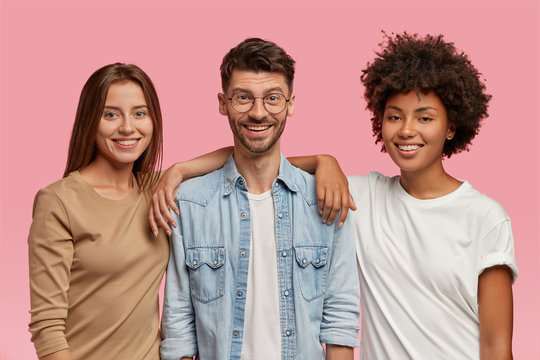
#> input picture Face_Detection/group3.jpg, 540 x 360 px
$ jupyter execute file2.ipynb
#> lines starting #> are read from the running program, lines starting #| are printed output that depends on the picture
[cell 1]
import cv2
import matplotlib.pyplot as plt

[cell 2]
img = cv2.imread('group3.jpg')
#> img is the input picture: shape (360, 540, 3); mean B, G, R 144.3, 148.9, 192.6
plt.imshow(img)

[cell 3]
img_conv = cv2.cvtColor(img,cv2.COLOR_BGR2RGB)
plt.imshow(img_conv)

[cell 4]
face_data = cv2.CascadeClassifier('haarcascade_frontalface_default.xml')
face_data

[cell 5]
face=face_data.detectMultiScale(img_conv,minNeighbors=3)
#> face = [[91, 87, 70, 70], [371, 87, 76, 76], [218, 66, 80, 80]]
face
#> Out has the same summary as face

[cell 6]
for x,y,w,h in face:
    cv2.rectangle(img_conv,(x,y),(x+w,y+h),color=(0,0,255),thickness=2)
#> this loop made 3 passes
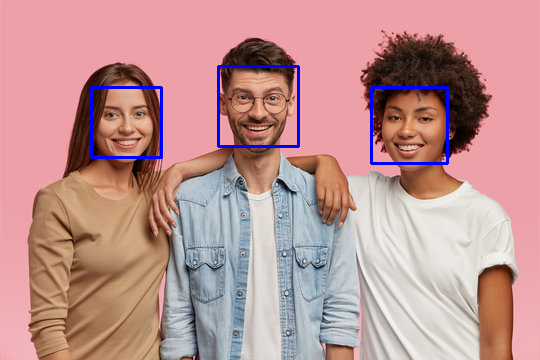
#> img_conv: shape (360, 540, 3); mean R, G, B 190.6, 147.6, 146.7


$ run again, with Face_Detection/group1.jpg copied over Face_Detection/group3.jpg
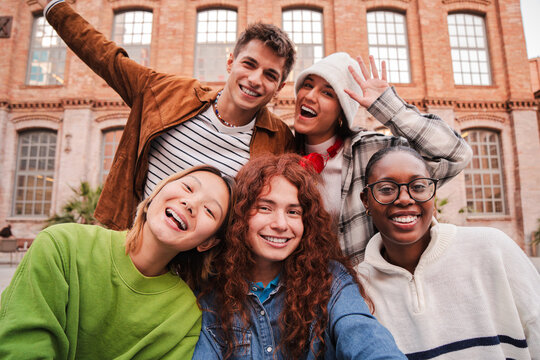
#> input picture Face_Detection/group1.jpg, 540 x 360 px
#> img is the input picture: shape (360, 540, 3); mean B, G, R 114.1, 132.7, 161.6
#> face = [[243, 183, 70, 70], [366, 160, 69, 69]]
#> the loop `for x,y,w,h in face:` made 2 passes
#> after the loop `for x,y,w,h in face:`:
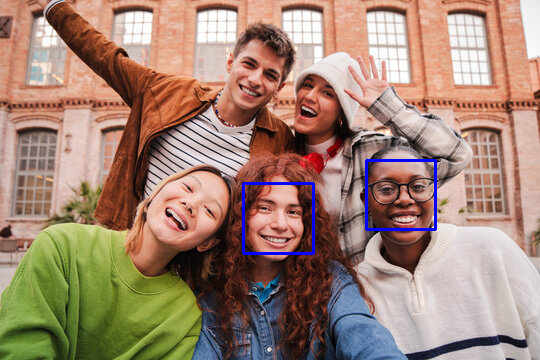
#> img_conv: shape (360, 540, 3); mean R, G, B 160.6, 132.1, 115.7

$ run again, with Face_Detection/group.jpg copied over Face_Detection/group3.jpg
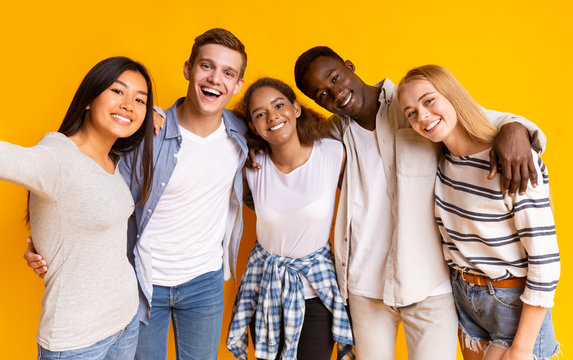
#> input picture Face_Detection/group.jpg, 573 x 360 px
#> img is the input picture: shape (360, 573, 3); mean B, G, R 104.9, 162.4, 198.6
#> face = [[280, 317, 24, 24], [184, 43, 68, 68], [98, 74, 61, 61], [243, 89, 58, 58], [406, 73, 67, 67]]
#> Out has the same summary as face
#> the loop `for x,y,w,h in face:` made 5 passes
#> after the loop `for x,y,w,h in face:`:
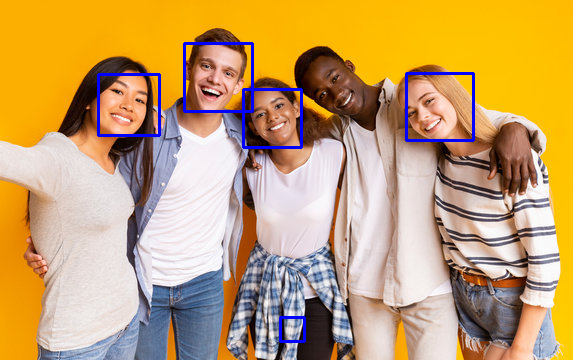
#> img_conv: shape (360, 573, 3); mean R, G, B 196.2, 160.8, 108.2

$ run again, with Face_Detection/images (1).jpg copied over Face_Detection/group3.jpg
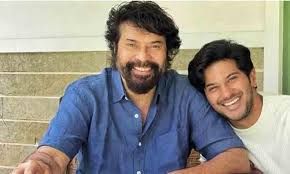
#> input picture Face_Detection/images (1).jpg, 290 x 174 px
#> img is the input picture: shape (174, 290, 3); mean B, G, R 136.6, 143.5, 147.2
#> face = [[112, 22, 62, 62], [197, 63, 52, 52]]
#> the loop `for x,y,w,h in face:` made 2 passes
#> after the loop `for x,y,w,h in face:`:
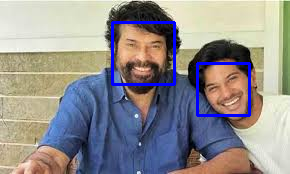
#> img_conv: shape (174, 290, 3); mean R, G, B 145.2, 141.6, 141.7
